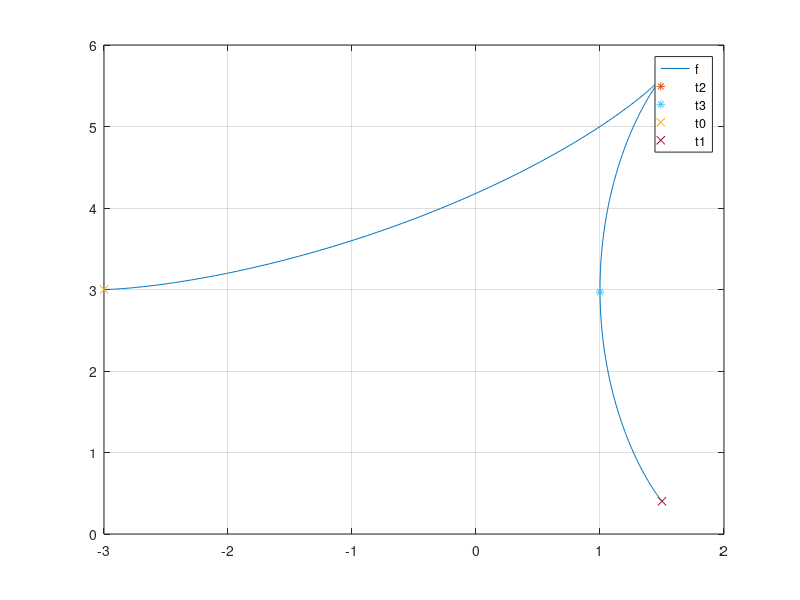
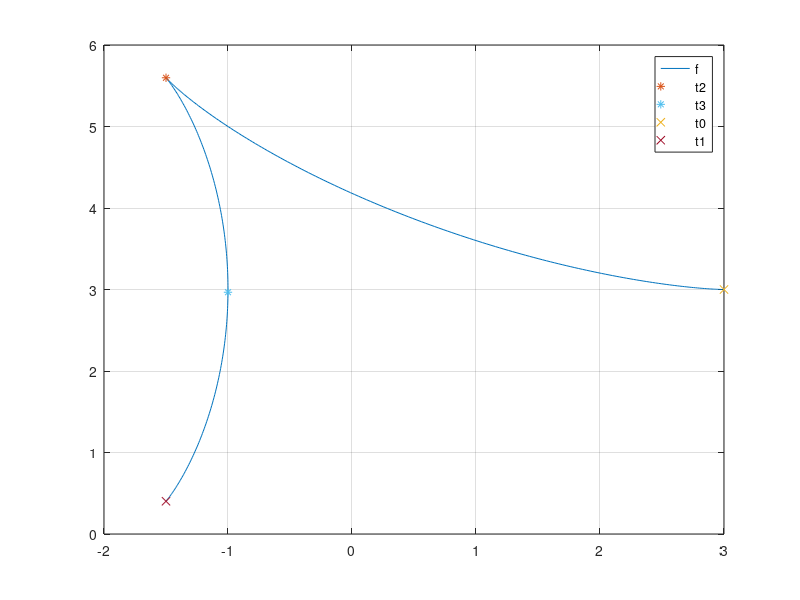

The MATLAB script that drew these images, in order:
%Для расчёта интеграла найдём значения t, в которых х перестаёт не убывать 
%или не возрастать. Затем посчитаем интеграл между этими значениями
%и просуммируем.
clc
clear
clf
figure(1)
t=0.00:.01:(4.19);          %задаём параметр t 
x=-(2.*cos(t)+cos(2.*t));   %ищем значения переменной х
y=2.*sin(t)-sin(2.*t)+3;    %ищем значения переенной у
plot(x,y)
ti=1:3;
grid on
hold on
a=2;
ti(1)=t(1);
for i=3:length(t)           %для всех t будем проверять упомянутое 
                            %условие и сохранять удовлетворяющие этим
                            %требованиям, а также построим точки с этими
                            %координатами на графике, для наглядности
    if (((x(i)>x(i-1))&&(x(i-1)<x(i-2))) || ((x(i)<x(i-1))&&(x(i-1)>x(i-2))))
    disp('ti')
        ti(a)=t(i)
     a=a+1;
     quiver(x(i),y(i),0,0,'*')%строим точки
    end
end
ti(a)=t(length(t));
quiver(x(1),y(1),0,0,'x')
quiver(x(length(x)),y(length(y)),0,0,'x')
legend('f','t2','t3','t0','t1')
                            %далее необходимо вычислить площадь под
                            %графиком. Для этого сначала вычислим интегралы 
                            %между t(i)                             
C=0;                        %коэффициент с которым включаем в сумму
I=1:(a);
for i=1:a
    I(i)=0;
end
for i=2:(a)
    t=ti(i-1):0.01:ti(i);
    x=-(2.*cos(t)+cos(2.*t));   %ищем значения переменной х
    y=2.*sin(t)-sin(2.*t)+3;    %ищем значения переенной у
    if x(length(x))>x(1)   %очевидно, в этом случае следует брать знак
                           %"+", в противном случае "-"
        C=1;
    else
        C=-1;
    end
         for j=2:length(x)
      I(i)=I(i)+y(j)*abs((x(j)-x(j-1)));
         end
    I(i)=I(i)*C;
end
I(1)=0;
disp(I);
sum(I)



%теперь проверим программу для другой функции
figure(2)
t=0.00:.01:(4.19);          %задаём параметр t 
x=(2.*cos(t)+cos(2.*t));   %ищем значения переменной х
y=2.*sin(t)-sin(2.*t)+3;    %ищем значения переенной у
plot(x,y);
ti=1:3;
grid on
hold on
a=2;
ti(1)=t(1);
for i=3:length(t)           %для всех t будем проверять упомянутое 
                            %условие и сохранять удовлетворяющие этим
                            %требованиям, а также построим точки с этими
                            %координатами на графике, для наглядности
    if (((x(i)>x(i-1))&&(x(i-1)<x(i-2))) || ((x(i)<x(i-1))&&(x(i-1)>x(i-2))))
     ti(a)=t(i);
     a=a+1;
     quiver(x(i),y(i),0,0,'*')%строим точки
    end
end
ti(a)=t(length(t))
quiver(x(1),y(1),0,0,'x')
quiver(x(length(x)),y(length(y)),0,0,'x')
legend('f','t2','t3','t0','t1')
                            %далее необходимо вычислить площадь под
                            %графиком. Для этого сначала вычислим интегралы 
                            %между t(i)                             
C=0;                        %коэффициент с которым включаем в сумму
I=1:(a);
for i=1:a
    I(i)=0;
end
for i=2:(a)
    t=ti(i-1):.01:ti(i);
    x=-(2.*cos(t)+cos(2.*t));   %ищем значения переменной х
    y=2.*sin(t)-sin(2.*t)+3;    %ищем значения переенной у
    if x(length(x))>x(1)   %очевидно, в этом случае следует брать знак
                           %"+", в противном случае "-"
        C=1;
    else
        C=-1;
    end
         for j=2:length(x)
      I(i)=I(i)+y(j)*abs(x(j)-x(j-1));
         end
    I(i)=I(i)*C;
end
I(1)=0;
disp(I);
sum(I)


